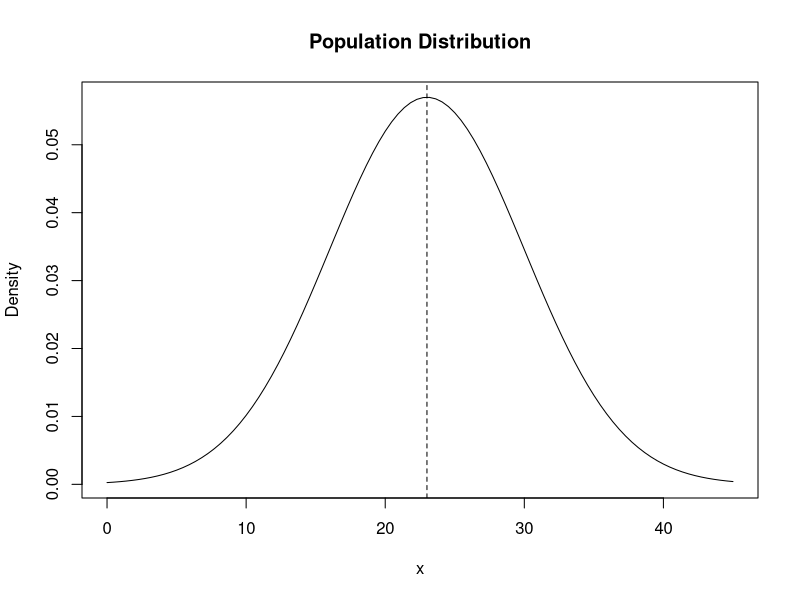
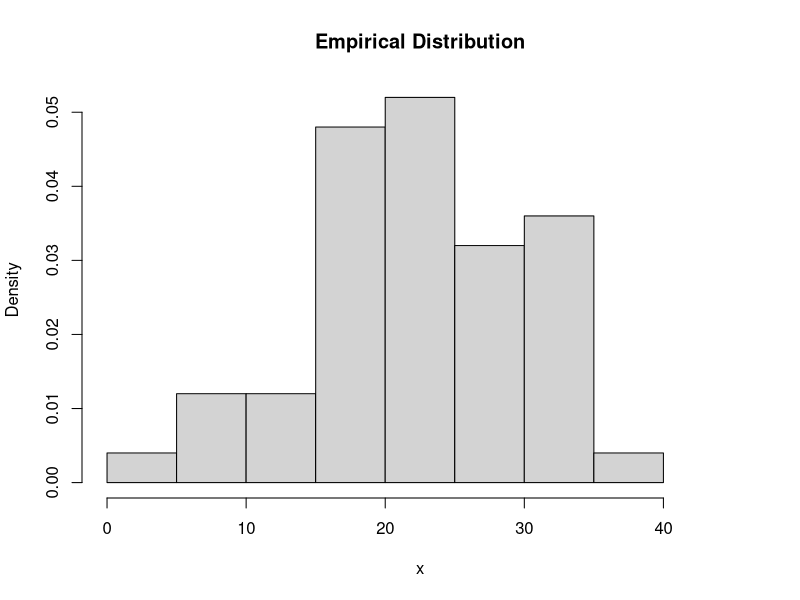
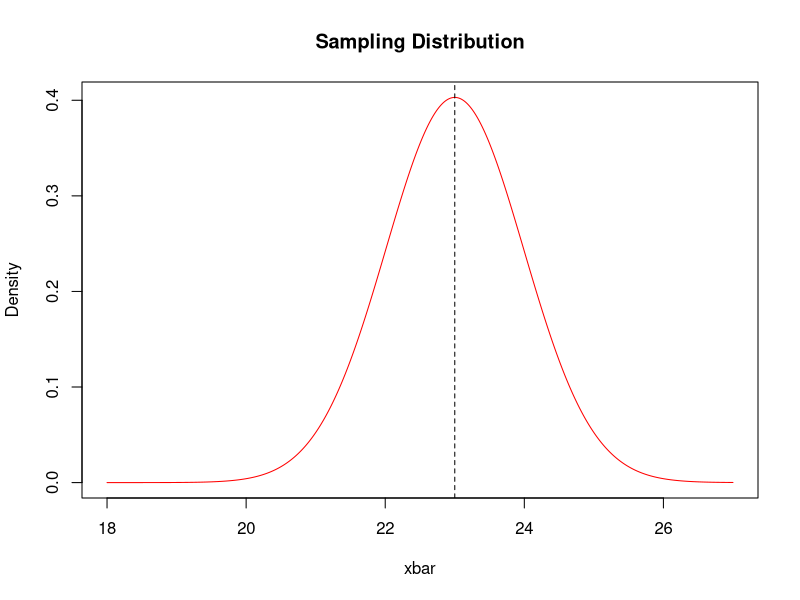
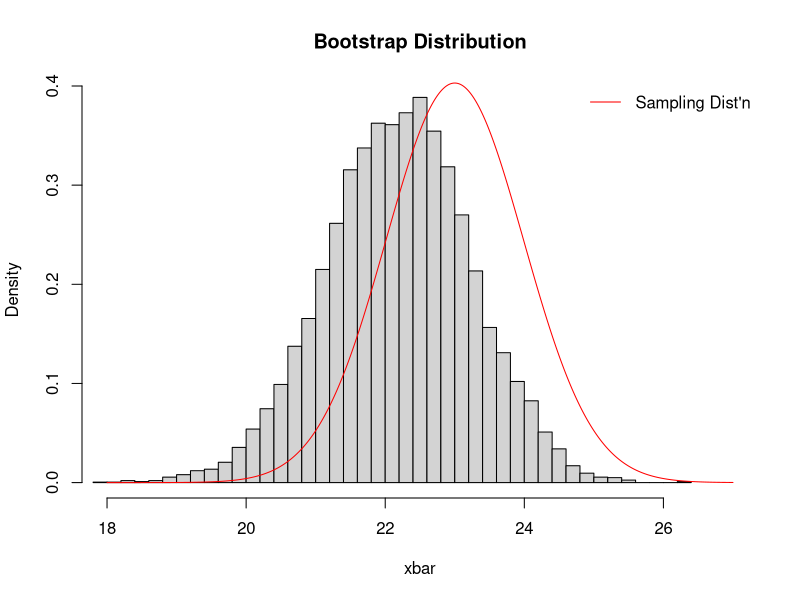
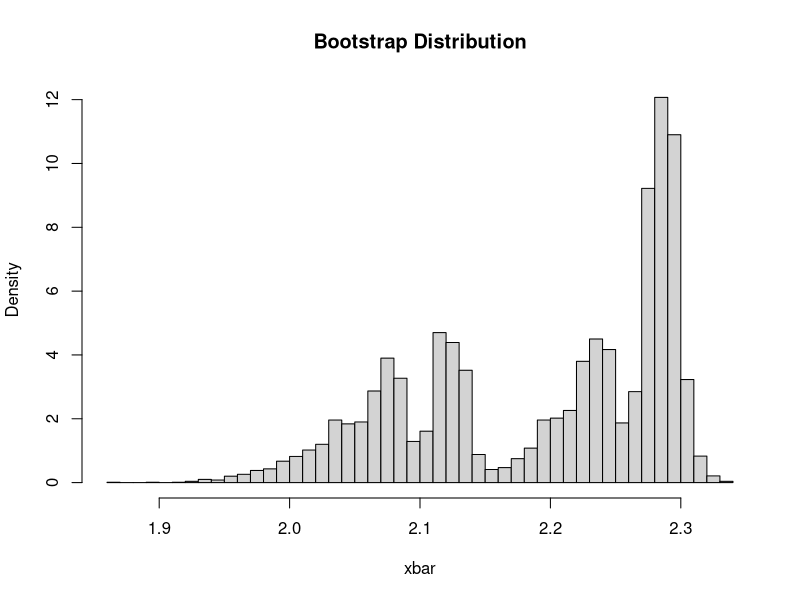

The R source for these figures, in order:
## ---- chunk 1
# Install these packages first
library(dplyr)
library(ggplot2)
library(tidyr)
library(knitr)

# Set seed for random number generator
set.seed(89)
## ---- chunk 2
curve(dnorm(x, mean=23, sd=7), from=0, to=45, ylab="Density", n=100,
      main="Population Distribution")
abline(v=23, lty=2)
## ---- chunk 3
set.seed(79)
n <- 50
x <- rnorm(n, mean=23, sd=7)
## ---- chunk 4
hist(x, xlim=c(0, 45), main="Empirical Distribution", prob=TRUE)
## ---- chunk 5
curve(dnorm(x, mean=23, sd=7/sqrt(n)), from=18, to=27, ylab="Density", n=1000,
      main="Sampling Distribution", xlab="xbar", col="red")
abline(v=23, lty=2)
## ---- chunk 6
boot_sample_means <- rep(0, 10000)

for(i in 1:10000){
  boot_resample <- sample(x, replace = TRUE)
  boot_sample_means[i] <- mean(boot_resample)
}
## ---- chunk 7
hist(boot_sample_means, xlim=c(18, 27), main="Bootstrap Distribution", xlab="xbar", prob=TRUE, breaks=50)
curve(dnorm(x, mean=23, sd=7/sqrt(n)), from=18, to=27, n=1000, add=TRUE, col="red")
legend("topright", legend="Sampling Dist'n", col="red", lty=1, bty="n")
## ---- chunk 8
sd(boot_sample_means)
## ---- chunk 9
n <- 5000
x <- rnorm(n, mean=23, sd=7)

boot_sample_WTF <- rep(0, 10000)

for(i in 1:10000){
  boot_resample <- sample(x, replace = TRUE)
  
  boot_sample_WTF[i] <- 
    (max(boot_resample) - min(boot_resample)) / median(boot_resample)
}
## ---- chunk 10
hist(boot_sample_WTF, main="Bootstrap Distribution", xlab="xbar", prob=TRUE, breaks=50)
## ---- chunk 11
sd(boot_sample_WTF)
